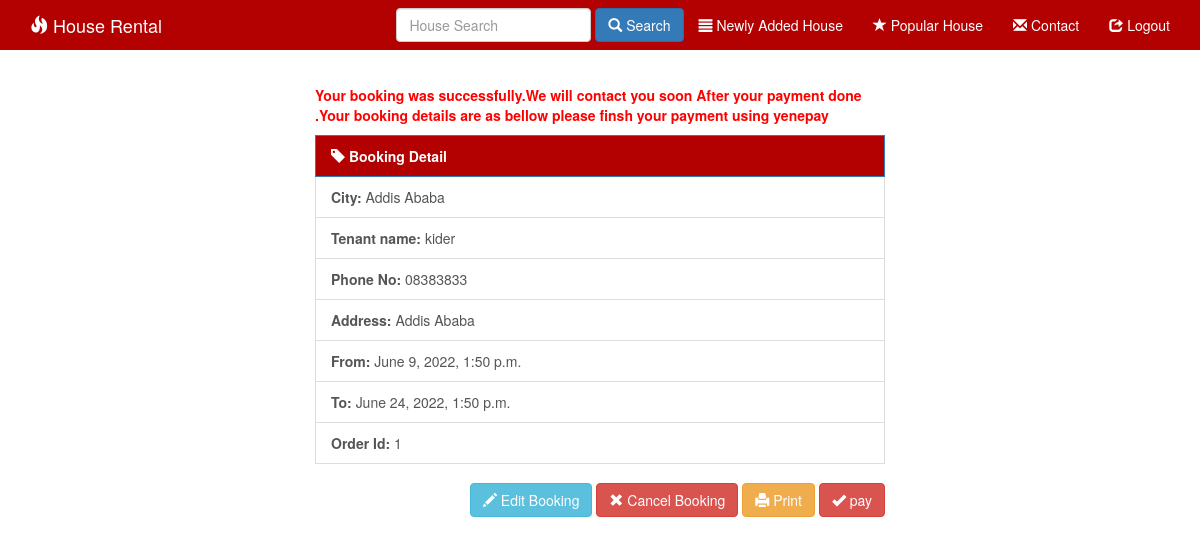
The page /house/detail/1/ on the database its author committed.
### system/models.py (models this page shows, shortened)
class Order(models.Model):
    city = models.CharField(max_length=100)
    tenant_name = models.CharField(max_length=100)
    cell_no = models.CharField(max_length=15)
    address = models.TextField()
    from_date = models.DateTimeField()
    to = models.DateTimeField()

### system/views.py (the view)
# urls.py: url(r'^detail/(?P<id>\d+)/$', views.order_detail, name = "order_detail"),
def order_detail(request, id=None):
    detail = get_object_or_404(Order,id=id)
    context = {
        "detail": detail,
    }
    return render(request, 'order_detail.html', context)

### templates/order_detail.html (shortened to what this page needs)
{% extends 'base.html' %}
{% block body %}
<div class ='col-sm-6 col-sm-offset-3'>
  <strong><p style="color: red">Your booking was successfully.We will contact you soon After  your payment done .Your booking details are as bellow please finsh your payment using yenepay
  </p></strong>
  <p class="list-group-item active">
    <strong><span class="glyphicon glyphicon-tag"></span> Booking Detail</strong>
  </p>
   <a href="" class="list-group-item"><strong>City: </strong>{{detail.city}}</a>
  <a href="" class="list-group-item"><strong>Tenant name: </strong>{{detail.tenant_name}}</a>
  <a href="" class="list-group-item"><strong>Phone No: </strong>{{detail.cell_no}}</a>
  <a href="" class="list-group-item"><strong>Address: </strong>{{detail.address}}</a>
  <a href="" class="list-group-item"><strong>From: </strong>{{detail.from_date}}</a>
  <a href="" class="list-group-item"><strong>To: </strong>{{detail.to}}</a>
  <a href="" class="list-group-item"><strong>Order Id: </strong>{{detail.id}}</a><br>
  <div class="pull-right">
    <a href="{% url 'order_edit' detail.id %}"><button type="button" class="btn btn-info"><span class="glyphicon glyphicon-pencil"></span> Edit Booking</button></a>
    <a href="{% url 'order_delete' detail.id %}"><button type="button" class="btn btn-danger"><span class="glyphicon glyphicon-remove"></span> Cancel Booking</button></a>
    <button type="button" class="btn btn-warning" onclick="window.print()" > <span class="glyphicon glyphicon-print"></span> Print</button>
    <a href="{% url 'payment_with_express' %}"><button type="button" class="btn btn-danger"><span class="glyphicon glyphicon-ok"></span> pay</button></a>
  </div>
</div>
{% endblock %}

### static/css/style.css (style rules this page uses)
body { background:url('../images/'); }
.list-group-item.active, .list-group-item.active:focus, .list-group-item.active:hover { background-color: #b30000 !important; }

### rows shown on the page
Order: city "Addis Ababa", tenant_name "kider", cell_no "08383833", address "Addis Ababa", from_date "June 9, 2022, 1:50 p.m.", to "June 24, 2022, 1:50 p.m.", id "1"
